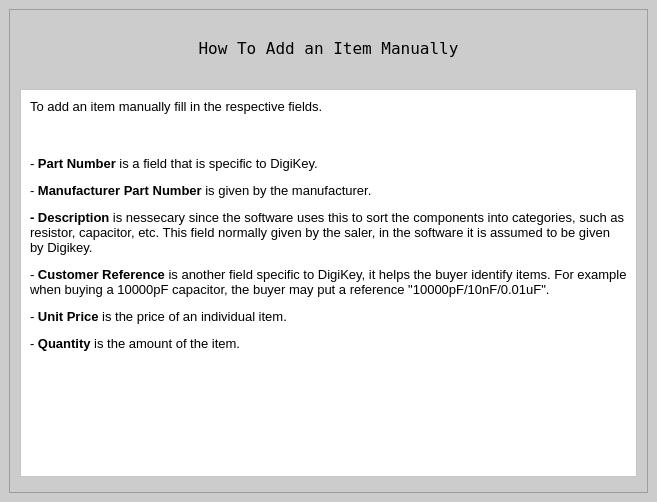
<?xml version="1.0" encoding="UTF-8"?>
<ui version="4.0">
 <class>MainWindow</class>
 <widget class="QMainWindow" name="MainWindow">
  <property name="geometry">
   <rect>
    <x>0</x>
    <y>0</y>
    <width>657</width>
    <height>502</height>
   </rect>
  </property>
  <property name="windowTitle">
   <string>How To Add an Item Manually</string>
  </property>
  <property name="windowIcon">
   <iconset>
    <normaloff>../Icons/question.png</normaloff>../Icons/question.png</iconset>
  </property>
  <widget class="QWidget" name="centralwidget">
   <property name="styleSheet">
    <string notr="true">background-color: rgb(204, 204, 204);</string>
   </property>
   <layout class="QGridLayout" name="gridLayout">
    <item row="0" column="0">
     <widget class="QFrame" name="frame">
      <property name="frameShape">
       <enum>QFrame::StyledPanel</enum>
      </property>
      <property name="frameShadow">
       <enum>QFrame::Raised</enum>
      </property>
      <layout class="QVBoxLayout" name="verticalLayout">
       <property name="leftMargin">
        <number>10</number>
       </property>
       <property name="rightMargin">
        <number>10</number>
       </property>
       <property name="bottomMargin">
        <number>15</number>
       </property>
       <item>
        <spacer name="verticalSpacer_2">
         <property name="orientation">
          <enum>Qt::Vertical</enum>
         </property>
         <property name="sizeType">
          <enum>QSizePolicy::Fixed</enum>
         </property>
         <property name="sizeHint" stdset="0">
          <size>
           <width>20</width>
           <height>20</height>
          </size>
         </property>
        </spacer>
       </item>
       <item>
        <widget class="QLabel" name="label">
         <property name="maximumSize">
          <size>
           <width>16777215</width>
           <height>16777215</height>
          </size>
         </property>
         <property name="font">
          <font>
           <family>Terminal</family>
           <pointsize>12</pointsize>
          </font>
         </property>
         <property name="text">
          <string>How To Add an Item Manually</string>
         </property>
         <property name="alignment">
          <set>Qt::AlignCenter</set>
         </property>
        </widget>
       </item>
       <item>
        <spacer name="verticalSpacer">
         <property name="orientation">
          <enum>Qt::Vertical</enum>
         </property>
         <property name="sizeType">
          <enum>QSizePolicy::Fixed</enum>
         </property>
         <property name="sizeHint" stdset="0">
          <size>
           <width>20</width>
           <height>25</height>
          </size>
         </property>
        </spacer>
       </item>
       <item>
        <widget class="QScrollArea" name="scrollArea">
         <property name="styleSheet">
          <string notr="true">background-color: rgb(255, 255, 255);</string>
         </property>
         <property name="widgetResizable">
          <bool>true</bool>
         </property>
         <widget class="QWidget" name="scrollAreaWidgetContents">
          <property name="geometry">
           <rect>
            <x>0</x>
            <y>0</y>
            <width>598</width>
            <height>370</height>
           </rect>
          </property>
          <layout class="QVBoxLayout" name="verticalLayout_3">
           <item>
            <widget class="QLabel" name="label_2">
             <property name="font">
              <font>
               <family>Arial</family>
               <pointsize>10</pointsize>
              </font>
             </property>
             <property name="text">
              <string>&lt;html&gt;&lt;head/&gt;&lt;body&gt;&lt;p&gt;To add an item manually fill in the respective fields. &lt;/p&gt;&lt;p&gt;&lt;br/&gt;&lt;br/&gt;- &lt;span style=&quot; font-weight:600;&quot;&gt;Part Number &lt;/span&gt;is a field that is specific to DigiKey.&lt;/p&gt;&lt;p&gt;- &lt;span style=&quot; font-weight:600;&quot;&gt;Manufacturer Part Number &lt;/span&gt;is given by the manufacturer.&lt;/p&gt;&lt;p&gt;&lt;span style=&quot; font-weight:600;&quot;&gt;- Description&lt;/span&gt; is nessecary since the software uses this to sort the components into categories, such as resistor, capacitor, etc. This field normally given by the saler, in the software it is assumed to be given by Digikey.&lt;/p&gt;&lt;p&gt;- &lt;span style=&quot; font-weight:600;&quot;&gt;Customer Reference &lt;/span&gt;is another field specific to DigiKey, it helps the buyer identify items. For example when buying a 10000pF capacitor, the buyer may put a reference &amp;quot;10000pF/10nF/0.01uF&amp;quot;.&lt;/p&gt;&lt;p&gt;- &lt;span style=&quot; font-weight:600;&quot;&gt;Unit Price &lt;/span&gt;is the price of an individual item.&lt;/p&gt;&lt;p&gt;- &lt;span style=&quot; font-weight:600;&quot;&gt;Quantity &lt;/span&gt;is the amount of the item.&lt;/p&gt;&lt;p&gt;&lt;br/&gt;&lt;/p&gt;&lt;p&gt;&lt;br/&gt;&lt;/p&gt;&lt;/body&gt;&lt;/html&gt;</string>
             </property>
             <property name="alignment">
              <set>Qt::AlignLeading|Qt::AlignLeft|Qt::AlignTop</set>
             </property>
             <property name="wordWrap">
              <bool>true</bool>
             </property>
            </widget>
           </item>
          </layout>
         </widget>
        </widget>
       </item>
      </layout>
     </widget>
    </item>
   </layout>
  </widget>
  <widget class="QMenuBar" name="menubar">
   <property name="geometry">
    <rect>
     <x>0</x>
     <y>0</y>
     <width>657</width>
     <height>21</height>
    </rect>
   </property>
  </widget>
 </widget>
 <resources/>
 <connections/>
</ui>
